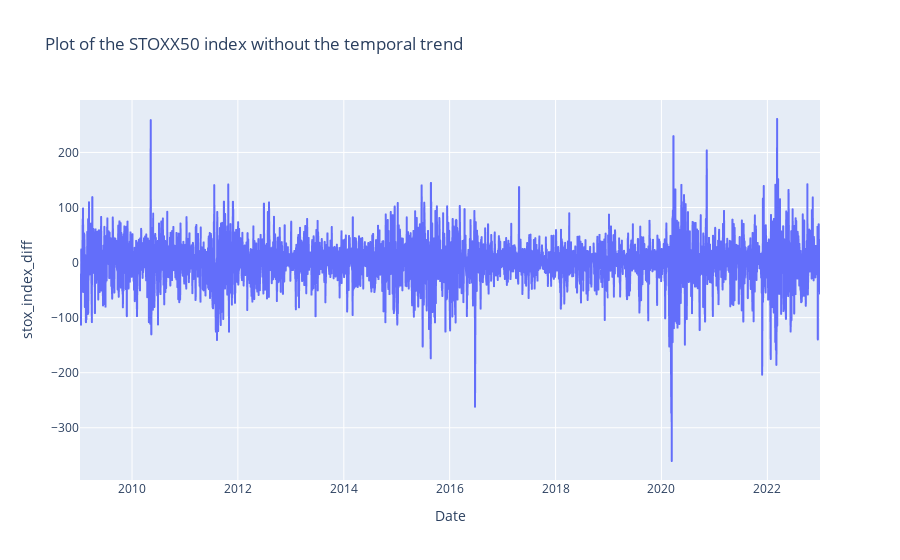

Here is the notebook cell this chart was saved with:
### Markdown cell above
Visualisation of the time serie :

### Code cell
fig = px.line(stoxx50_data, x="Date", y="stox_index_diff", title="Plot of the STOXX50 index without the temporal trend")
fig.show()

### Figure 1 — Plotly figure (JSON) as saved in the notebook; plotly's stock layout.template omitted (floating-point values rounded to 4 significant figures; data arrays with more than 128 entries replaced by an {"elided": "..."} marker saying what was removed)
{"data": [{"hovertemplate": "Date=%{x}<br>stox_index_diff=%{y}<extra></extra>", "legendgroup": "", "line": {"color": "#636efa", "dash": "solid"}, "marker": {"symbol": "circle"}, "mode": "lines", "name": "", "showlegend": false, "type": "scattergl", "x": {"elided": "3511 str values"}, "xaxis": "x", "y": {"elided": "3511 float values"}, "yaxis": "y"}], "layout": {"legend": {"tracegroupgap": 0}, "title": {"text": "Plot of the STOXX50 index without the temporal trend"}, "xaxis": {"anchor": "y", "domain": [0, 1], "title": {"text": "Date"}}, "yaxis": {"anchor": "x", "domain": [0, 1], "title": {"text": "stox_index_diff"}}}}
